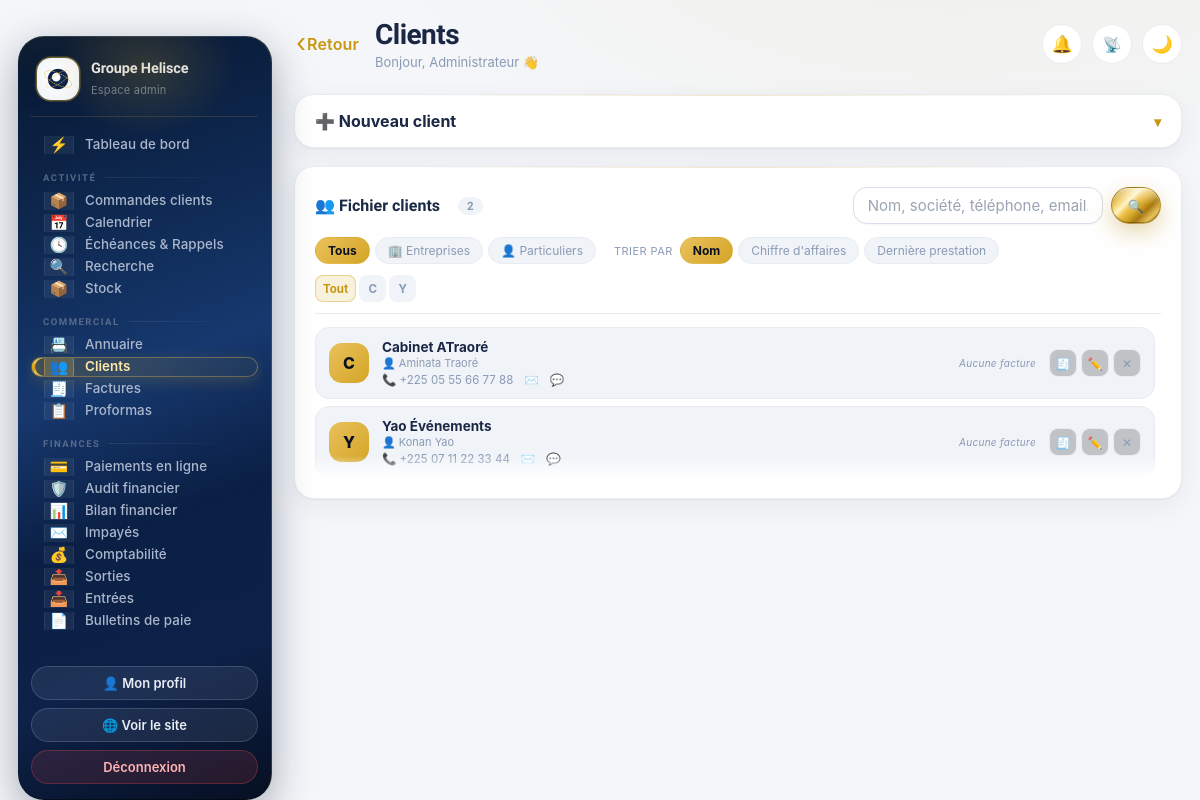
The app's page /admin/clients.php (signed in) with its own data.
### tables this page shows
CREATE TABLE IF NOT EXISTS clients (
  id INT AUTO_INCREMENT PRIMARY KEY,
  nom VARCHAR(120) NOT NULL,
  entreprise VARCHAR(150) DEFAULT '',
  telephone VARCHAR(30) DEFAULT '',
  email VARCHAR(120) DEFAULT '',
  adresse VARCHAR(255) DEFAULT '',
  ncc VARCHAR(60) DEFAULT '',
  notes TEXT,
  created_at TIMESTAMP DEFAULT CURRENT_TIMESTAMP
);

### admin/clients.php (the view, shortened to what this page needs)
<?php
require __DIR__ . '/includes/auth.php';
require __DIR__ . '/includes/layout.php';
try {
    $pdo->query("UPDATE clients SET type_client='entreprise' WHERE entreprise IS NOT NULL AND entreprise <> '' AND type_client <> 'entreprise'");
} catch (\Throwable $e) {  }
$edit = null; $compte = null;
$q       = trim($_GET['q'] ?? '');
$fType   = $_GET['t'] ?? '';
$fLettre = strtoupper(trim($_GET['l'] ?? ''));
$tri     = $_GET['tri'] ?? 'nom';
$where = []; $args = [];
$sqlWhere = $where ? ' WHERE ' . implode(' AND ', $where) : '';
$ordres = [
    'nom'    => 'affiche ASC',
    'ca'     => 'ca DESC, affiche ASC',
    'recent' => 'derniere IS NULL, derniere DESC',
];
$ordre = $ordres[$tri] ?? $ordres['nom'];
$pg = pagination($pdo, "SELECT COUNT(*) FROM clients c $sqlWhere", $args, 24);
$sql = "SELECT c.*, u.id AS uid, u.username, u.actif AS compte_actif,
               COALESCE(NULLIF(c.entreprise,''), c.nom) AS affiche,
               (SELECT COUNT(*) FROM factures f
                 WHERE f.client_id = c.id AND f.type='facture' AND f.statut <> 'annulee') AS nb_docs,
               (SELECT COALESCE(SUM(
                    GREATEST((SELECT COALESCE(SUM(l.quantite * IF(l.par_jour = 1, GREATEST(1, f.nb_jours), 1) * l.prix_unitaire),0)
                                FROM facture_lignes l WHERE l.facture_id = f.id) - COALESCE(f.remise,0), 0)
                    * (1 + IF(f.tva_applicable=1, f.tva_taux/100, 0))), 0)
                  FROM factures f
                 WHERE f.client_id = c.id AND f.type='facture' AND f.statut <> 'annulee') AS ca,
               (SELECT COALESCE(SUM(r.montant),0) FROM recus r
                 WHERE r.client_id = c.id AND r.type='entree') AS regle,
               (SELECT MAX(f.date_emission) FROM factures f
                 WHERE f.client_id = c.id AND f.statut <> 'annulee') AS derniere
          FROM clients c
          LEFT JOIN users u ON u.client_id = c.id AND u.role='client'
          $sqlWhere
      ORDER BY $ordre" . $pg['limite'];
$stmt = $pdo->prepare($sql);
$stmt->execute($args);
$clients = $stmt->fetchAll();
$lettres = [];
try {
    $lettres = $pdo->query("SELECT DISTINCT UPPER(LEFT(COALESCE(NULLIF(entreprise,''), nom), 1)) L
                            FROM clients ORDER BY L")->fetchAll(PDO::FETCH_COLUMN);
} catch (Throwable $e) {}
?>
<details class="panel glass panel-pliable" id="form" <?= $edit ? 'open' : '' ?>>
  <summary class="panel-titre"><?= $edit ? '✏️ Modifier : ' . e($edit['nom']) : '➕ Nouveau client' ?><span class="chev">▾</span></summary>
</details>
<div class="panel glass">
  <div class="cl-tete">
    <h2 style="margin:0">👥 Fichier clients <span class="cnt"><?= number_format($pg['total'], 0, ',', ' ') ?></span></h2>
    <form method="get" class="cl-recherche">
      <input class="input" name="q" value="<?= e($q) ?>" placeholder="Nom, société, téléphone, email…">
      <button class="btn btn-gold btn-sm">🔍</button>
    </form>
  </div>
  <?php
  $lienFiltre = function (array $chg) use ($q, $fType, $fLettre, $tri) {
      $p = array_filter(array_merge(
          ['q' => $q, 't' => $fType, 'l' => $fLettre, 'tri' => $tri === 'nom' ? '' : $tri], $chg));
      return 'clients.php' . ($p ? '?' . http_build_query($p) : '');
  };
  ?>
  <div class="cl-filtres">
    <div class="cl-groupe">
      <a class="clf <?= $fType === '' ? 'on' : '' ?>" href="<?= e($lienFiltre(['t' => ''])) ?>">Tous</a>
      <a class="clf <?= $fType === 'entreprise' ? 'on' : '' ?>" href="<?= e($lienFiltre(['t' => 'entreprise'])) ?>">🏢 Entreprises</a>
      <a class="clf <?= $fType === 'individuel' ? 'on' : '' ?>" href="<?= e($lienFiltre(['t' => 'individuel'])) ?>">👤 Particuliers</a>
    </div>
    <div class="cl-groupe">
      <span class="cl-lbl">Trier par</span>
      <a class="clf <?= $tri === 'nom' ? 'on' : '' ?>" href="<?= e($lienFiltre(['tri' => ''])) ?>">Nom</a>
      <a class="clf <?= $tri === 'ca' ? 'on' : '' ?>" href="<?= e($lienFiltre(['tri' => 'ca'])) ?>">Chiffre d'affaires</a>
      <a class="clf <?= $tri === 'recent' ? 'on' : '' ?>" href="<?= e($lienFiltre(['tri' => 'recent'])) ?>">Dernière prestation</a>
    </div>
  </div>
  <?php if ($lettres && $q === ''): ?>
  <div class="cl-alpha">
    <a class="cla <?= $fLettre === '' ? 'on' : '' ?>" href="<?= e($lienFiltre(['l' => ''])) ?>">Tout</a>
    <?php foreach ($lettres as $L): if (!preg_match('/^[A-Z]$/', (string)$L)) continue; ?>
    <a class="cla <?= $fLettre === $L ? 'on' : '' ?>" href="<?= e($lienFiltre(['l' => $L])) ?>"><?= e($L) ?></a>
    <?php endforeach; ?>
  </div>
  <?php endif; ?>
  <?php if ($clients): ?>
  <div class="cl-liste defilant">
    <?php foreach ($clients as $c):
      $nom     = $c['affiche'];
      $estEnt  = trim((string)$c['entreprise']) !== '';
      $reste   = max(0, (float)$c['ca'] - (float)$c['regle']);
      $tel     = preg_replace('/\D/', '', (string)$c['telephone']);
    ?>
    <div class="cl">
      <div class="cl-av <?= $estEnt ? 'ent' : 'ind' ?>"><?= e(mb_strtoupper(mb_substr($nom, 0, 1))) ?></div>
      <div class="cl-id">
        <div class="cl-n"><?= e($nom) ?>
        </div>
        <?php if ($estEnt && $c['nom'] !== $nom): ?>
        <div class="cl-s">👤 <?= e($c['nom']) ?></div>
        <?php endif; ?>
        <div class="cl-coord">
          <?php if ($c['telephone']): ?><a href="tel:<?= e($tel) ?>">📞 <?= e($c['telephone']) ?></a><?php endif; ?>
          <?php if ($c['email']): ?><a href="mailto:<?= e($c['email']) ?>" title="<?= e($c['email']) ?>">✉️</a><?php endif; ?>
          <?php if ($tel): ?><a href="https://wa.me/<?= e($tel) ?>" target="_blank" rel="noopener" title="WhatsApp">💬</a><?php endif; ?>
        </div>
      </div>
      <div class="cl-chiffres">
        <?php if ((float)$c['ca'] > 0): ?>
        <div class="clc"><span>Facturé</span><b><?= number_format((float)$c['ca'], 0, ',', ' ') ?></b></div>
        <?php if ($reste > 1): ?>
        <div class="clc"><span>Reste dû</span><b class="du"><?= number_format($reste, 0, ',', ' ') ?></b></div>
        <?php endif; ?>
        <div class="clc"><span>Documents</span><b><?= (int)$c['nb_docs'] ?></b></div>
        <?php else: ?>
        <div class="clc"><span class="cl-neuf">Aucune facture</span></div>
        <?php endif; ?>
      </div>
      <div class="cl-act">
        <a class="cl-b or" href="factures.php?edit=new&client=<?= (int)$c['id'] ?>" title="Créer une facture">🧾</a>
        <a class="cl-b" href="?edit=<?= (int)$c['id'] ?>#form" title="Modifier">✏️</a>
        <form method="post" style="display:inline"
              data-confirm="Supprimer « <?= e($nom) ?> » et son accès ? Ses documents ne seront pas effacés.">
          <button class="cl-b sup" name="supprimer" value="<?= (int)$c['id'] ?>" title="Supprimer">✕</button>
        </form>
      </div>
    </div>
    <?php endforeach; ?>
  </div>
  <?php endif; ?>
</div>
</div>

### records on screen
clients: nom "C", nom "Cabinet ATraoré", nom "Aminata Traoré", telephone "+225 05 55 66 77 88", $c['id'] 2 (drawn)
clients: nom "Y", nom "Yao Événements", nom "Konan Yao", telephone "+225 07 11 22 33 44", $c['id'] 1 (drawn)

### other values on screen
$settings['nom_entreprise'] "Groupe Helisce"
$gLabel "ACTIVITÉ"
$ico "📦"
$label "Commandes clients"
$ico "📅"
$label "Calendrier"
$ico "🕓"
$label "Échéances & Rappels"
$ico "🔍"
$label "Recherche"
$label "Stock"
$gLabel "COMMERCIAL"
$ico "📇"
$label "Annuaire"
$ico "👥"
